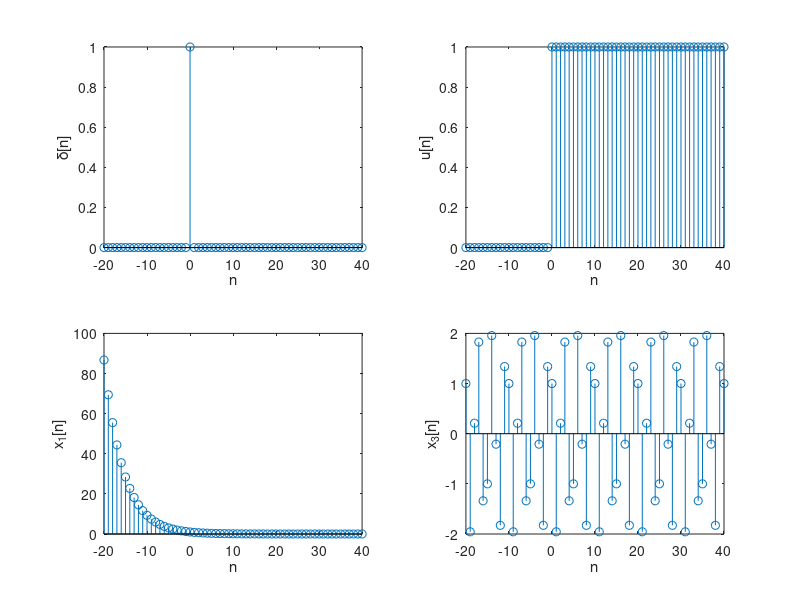
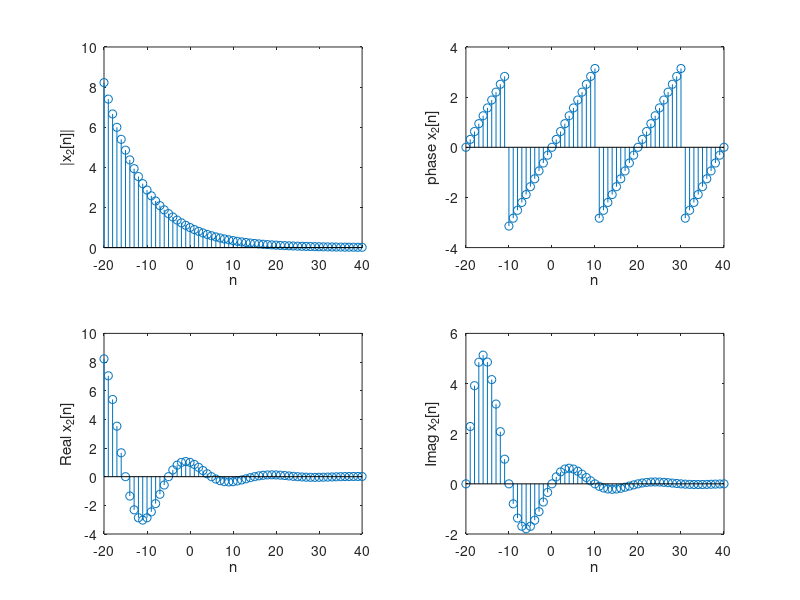

The MATLAB script that drew these images, in order:
% ch02/tutorial_problem_1.m

n = (-20:40);

unit_smaple = (n == 0);

unit_step = (n >= 0);

x1 = (0.80) .^ n;

x2 = (0.9 * exp(1j * pi / 10)) .^ n;

x3 = 2 * cos(2 * pi * (0.3) .* n + pi / 3);

figure();
subplot(221); stem(n, unit_smaple); xlabel('n'); ylabel('\delta[n]');
subplot(222); stem(n, unit_step); xlabel('n'); ylabel('u[n]');
subplot(223); stem(n, x1); xlabel('n'); ylabel('x_1[n]');
subplot(224); stem(n, x3); xlabel('n'); ylabel('x_3[n]');

figure();
subplot(221); stem(n, abs(x2)); xlabel('n'); ylabel('|x_2[n]|');
subplot(222); stem(n, arg(x2)); xlabel('n'); ylabel('phase x_2[n]');
subplot(223); stem(n, real(x2)); xlabel('n'); ylabel('Real x_2[n]');
subplot(224); stem(n, imag(x2)); xlabel('n'); ylabel('Imag x_2[n]');
